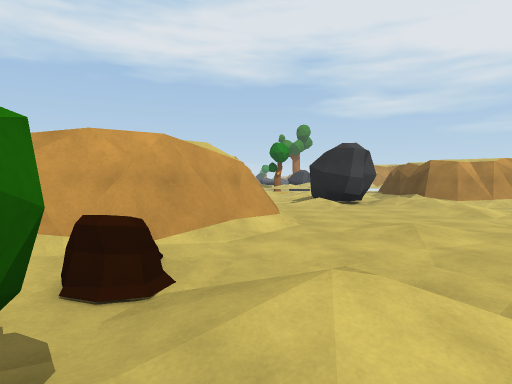
View 1 (above)

16 first-person views from a walk through a scene from a Unity 3-D project. The camera is 1.3 m above the floor, tilts 2° down and sees 75° across. The floor is counted in squares, 2 m on a side. Each view is taken from the middle of a square. On the plan, view 1 faces up. The plan holds only what a view shows up to about 10 squares ahead; the rest is blank. The place goes on beyond the plan. The player is left out.

View 2
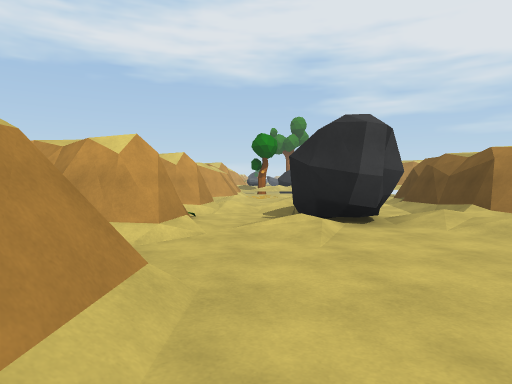

View 3
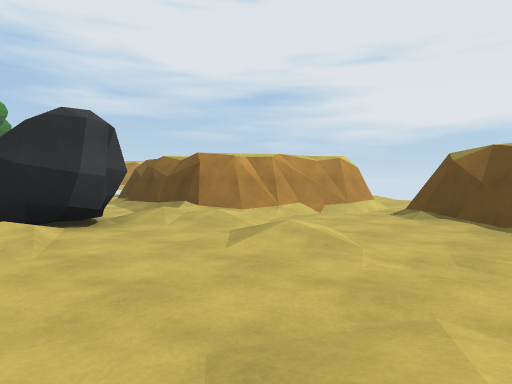

View 4
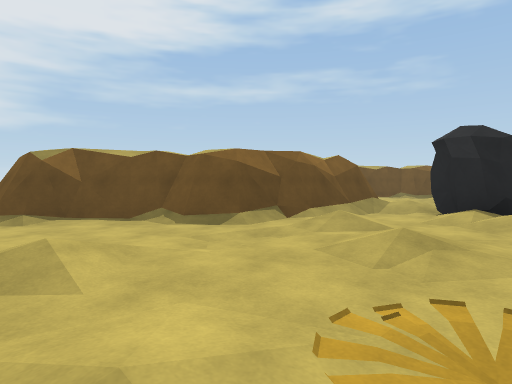

View 5
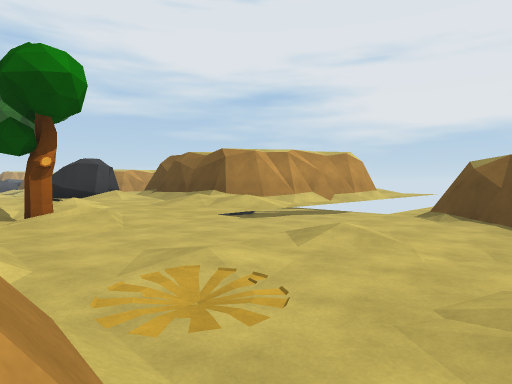

View 6
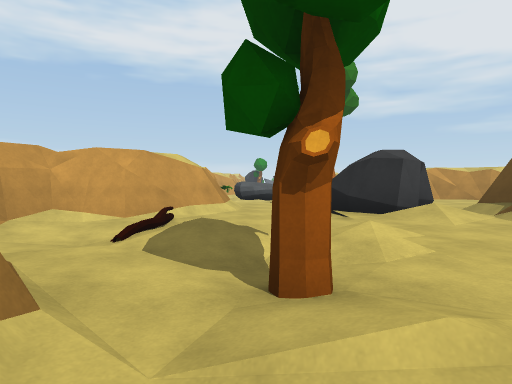

View 7
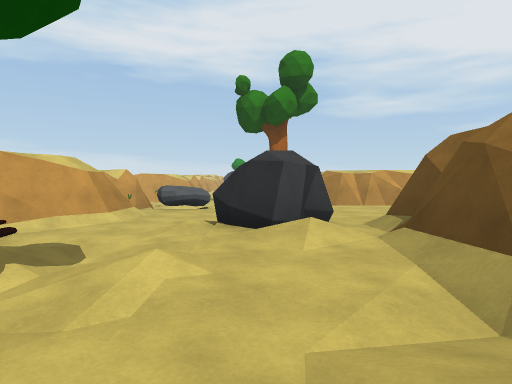

View 8
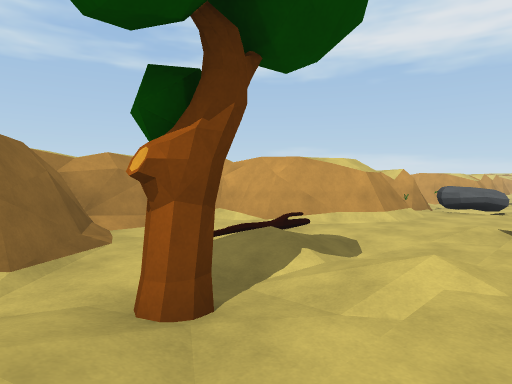

View 9
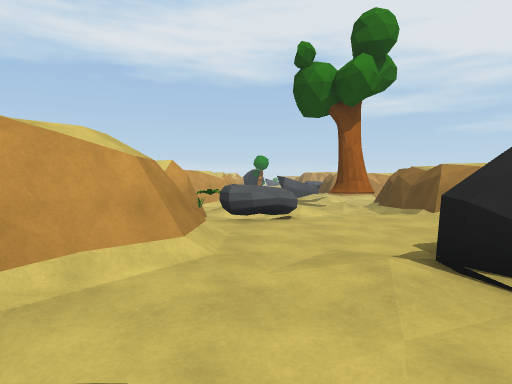

View 10
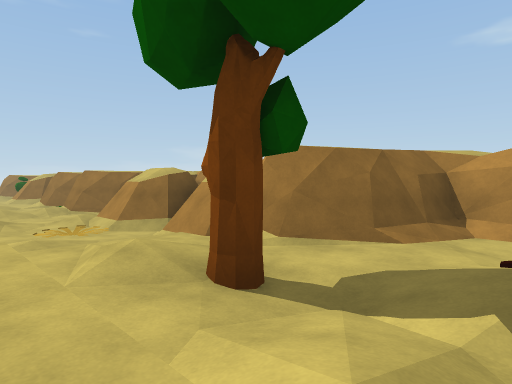

View 11
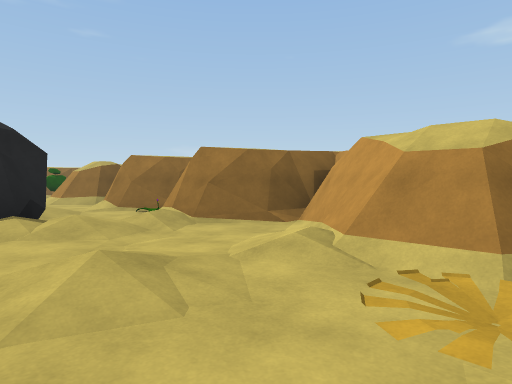

View 12
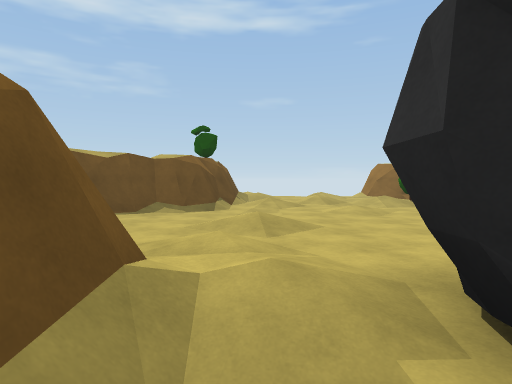

View 13
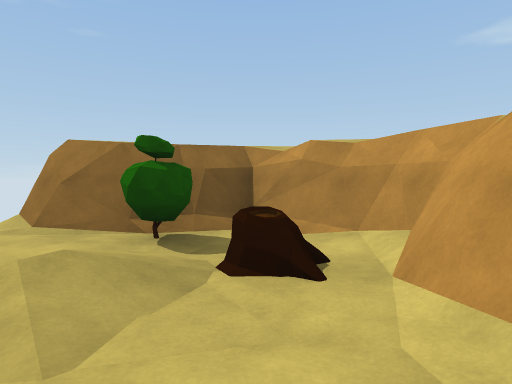

View 14
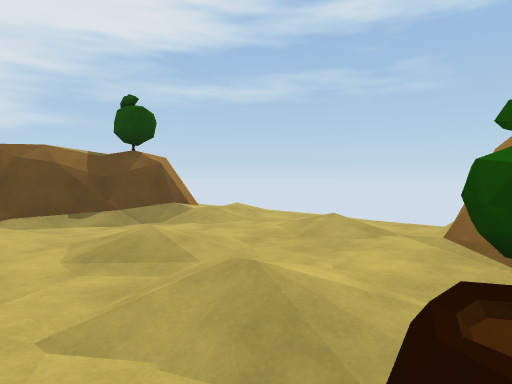

View 15
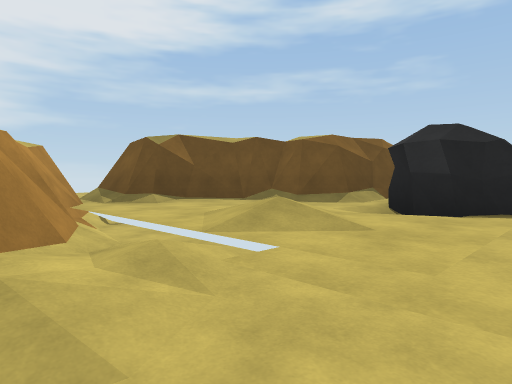

View 16
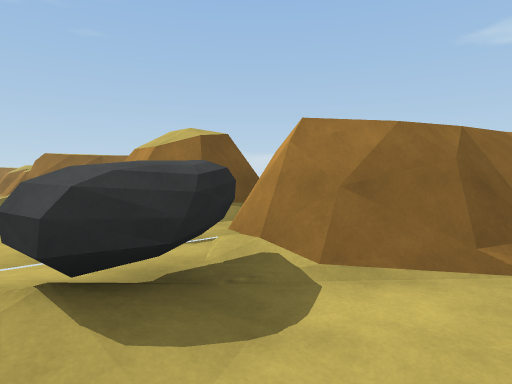

### Floor plan
Key: @ floor where view 1 was taken; # wall or solid block; . main floor; : floor 0.25 m higher than the main floor; + floor 0.5 m higher than the main floor; * floor 0.75 m higher than the main floor; / step, stairs or slope; = window, fence, low wall or low ledge; R rock; L log; P plant; T tree; O other object.
Columns run from 3 left of view 1 to 10 right of it. Each row starts with its distance up from view 1.
 30  /......#
 29  ##/...:##
 28   ##R//:/###
 27   //+++/++++
 26   ##+++*++##
 25   ##++R++*#
 24 ###+++RR###
 23 #/+::+**#
 22 #+:*//++#
 21 #+++:+++#
 20 ###+T++*##
 19   ##+/+*/###
 18    #//++++/##+
 17    #..........
 16   ##P..:../#
 15   ##......##
 14 ###/:/../##
 13  ##.....##
 12  ##/....#
 11   ##.:..#
 10   #O.RR.#
  9   ##.RR:###
  8  ###.../:/##
  7    ....:.....
  6   ##...:..##
  5   ##......#
  4  ##/.:../##
  3 ##/....:##
  2 #=L/....#
  1 ##O..:..#
  0 ###@....#
 -1   ##./.:#
 -2     .../

Positions as (right, up) in squares from view 1, and headings:
1: (0, 0), facing up
2: (1, 4), facing up
3: (1, 4), facing up-right
4: (1, 17), facing down-right
5: (0, 14), facing up-right
6: (1, 18), facing up
7: (3, 19), facing up
8: (3, 19), facing up-left
9: (1, 22), facing up
10: (3, 22), facing down-left
11: (3, 16), facing down-left
12: (4, 11), facing down
13: (1, 4), facing down-left
14: (-1, 3), facing down-right
15: (2, 29), facing down-right
16: (2, 30), facing down-left
